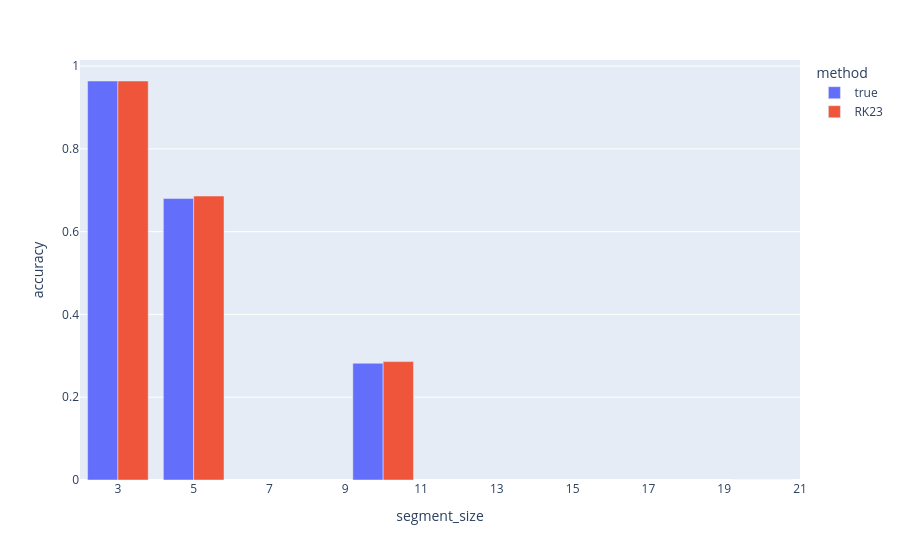

Source (notebook cell):
### Markdown cell above
## Vizualize the results

### Code cell
px.bar(
    accuracy_df,
    x="segment_size",
    y="accuracy",
    color="method",
    barmode='group'
)

### Figure 1 — Plotly figure (JSON) as saved in the notebook; plotly's stock layout.template omitted (floating-point values rounded to 4 significant figures)
{"data": [{"alignmentgroup": "True", "hovertemplate": "method=true<br>segment_size=%{x}<br>accuracy=%{y}<extra></extra>", "legendgroup": "true", "marker": {"color": "#636efa", "pattern": {"shape": ""}}, "name": "true", "offsetgroup": "true", "orientation": "v", "showlegend": true, "textposition": "auto", "type": "bar", "x": [20, 3, 5, 10], "xaxis": "x", "y": [0.0, 0.964, 0.68, 0.282], "yaxis": "y"}, {"alignmentgroup": "True", "hovertemplate": "method=RK23<br>segment_size=%{x}<br>accuracy=%{y}<extra></extra>", "legendgroup": "RK23", "marker": {"color": "#EF553B", "pattern": {"shape": ""}}, "name": "RK23", "offsetgroup": "RK23", "orientation": "v", "showlegend": true, "textposition": "auto", "type": "bar", "x": [20, 3, 5, 10], "xaxis": "x", "y": [0.0, 0.964, 0.686, 0.286], "yaxis": "y"}], "layout": {"barmode": "group", "legend": {"title": {"text": "method"}, "tracegroupgap": 0}, "margin": {"t": 60}, "xaxis": {"anchor": "y", "domain": [0, 1], "title": {"text": "segment_size"}}, "yaxis": {"anchor": "x", "domain": [0, 1], "title": {"text": "accuracy"}}}}
